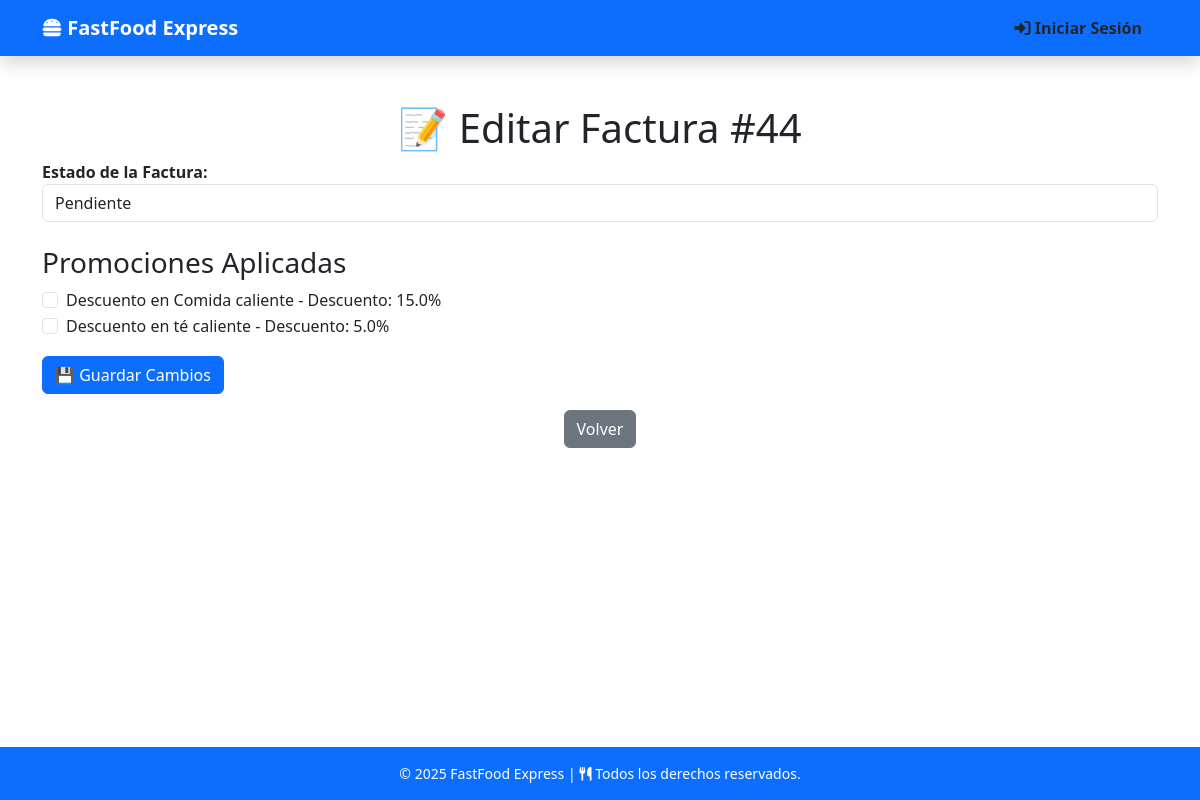
The page /facturas/editar/44/ on the database its author committed.
### facturacion/models.py (models this page shows, shortened)
class Factura(models.Model):
    numero = models.AutoField(primary_key=True)
    total = models.FloatField(default=0.0, editable=False)
    subtotal = models.FloatField(default=0.0, editable=False)
    impuesto_total = models.FloatField(default=0.0, editable=False)
    descuento = models.FloatField(default=0.0, editable=False)
    fecha = models.DateField(default=date.today)
    pedido = models.ForeignKey(Pedido, on_delete=models.CASCADE)
    metodo_pago_efectivo = models.ForeignKey('PagoEfectivo', null=True, blank=True, on_delete=models.SET_NULL)
    metodo_pago_tarjeta = models.ForeignKey('PagoTarjeta', null=True, blank=True, on_delete=models.SET_NULL)
    metodo_pago_transferencia = models.ForeignKey('PagoTransferencia', null=True, blank=True, on_delete=models.SET_NULL)
    promociones = models.ManyToManyField(Promocion, blank=True)

class Promocion(models.Model):
    descripcion = models.CharField(max_length=255)
    porcentaje_descuento = models.FloatField()
    tipo_clima = models.CharField(max_length=50, default="Desconocido", help_text="Ej: Lluvia, Soleado, Nublado")
    activa = models.BooleanField(default=True)
    producto = models.ForeignKey(Producto, null=True, blank=True, on_delete=models.CASCADE,
                                 help_text="Dejar en blanco si aplica a toda la factura")

### facturacion/views.py (the view, shortened to what this page needs)
# urls.py: path('facturas/editar/<int:factura_numero>/', editar_factura, name='editar_factura'),
def editar_factura(request, factura_numero):
    factura = get_object_or_404(Factura, numero=factura_numero)
    promociones = Promocion.objects.filter(activa=True)
    return render(request, "facturacion/editar_factura.html", {
        "factura": factura,
        "promociones": promociones
    })

### templates/facturacion/editar_factura.html (shortened to what this page needs)
{% extends 'base.html' %}
{% block content %}
<div class="container mt-5">
    <h1 class="text-center">📝 Editar Factura #{{ factura.numero }}</h1>
    <form method="post" action="{% url 'editar_factura' factura.numero %}">
        <div class="form-group">
            <label for="estado"><strong>Estado de la Factura:</strong></label>
            <select name="estado" id="estado" class="form-control">
                <option value="PENDIENTE" {% if factura.pedido.estado == "PENDIENTE" %}selected{% endif %}>Pendiente</option>
            </select>
        </div>
        <h3 class="mt-4">Promociones Aplicadas</h3>
        {% for promo in promociones %}
            <div class="form-check">
                <input class="form-check-input" type="checkbox" name="promociones" value="{{ promo.id }}"
                    {% if promo in factura.promociones.all %}checked{% endif %}>
                <label class="form-check-label">{{ promo.descripcion }} - Descuento: {{ promo.porcentaje_descuento }}%</label>
            </div>
        {% empty %}
            <p class="text-muted">No hay promociones disponibles.</p>
        {% endfor %}
        <button type="submit" class="btn btn-primary mt-3">💾 Guardar Cambios</button>
    </form>
    <div class="text-center mt-3">
        <a href="{% url 'factura_lista' %}" class="btn btn-secondary">Volver</a>
    </div>
</div>
{% endblock %}

### static/css/global.css (style rules this page uses)
body { font-family: 'Poppins', sans-serif; background-color: #f4f4f4; }
.btn { font-size: 16px; padding: 10px 18px; border-radius: 8px; transition: 0.3s; }
h1, h2, h3 { color: #ff5722; font-weight: bold; }

### rows shown on the page
Factura: numero "44", estado "Pendiente"
Promocion: descripcion "Descuento en Comida caliente", porcentaje_descuento "15.0"
Promocion: descripcion "Descuento en té caliente", porcentaje_descuento "5.0"
